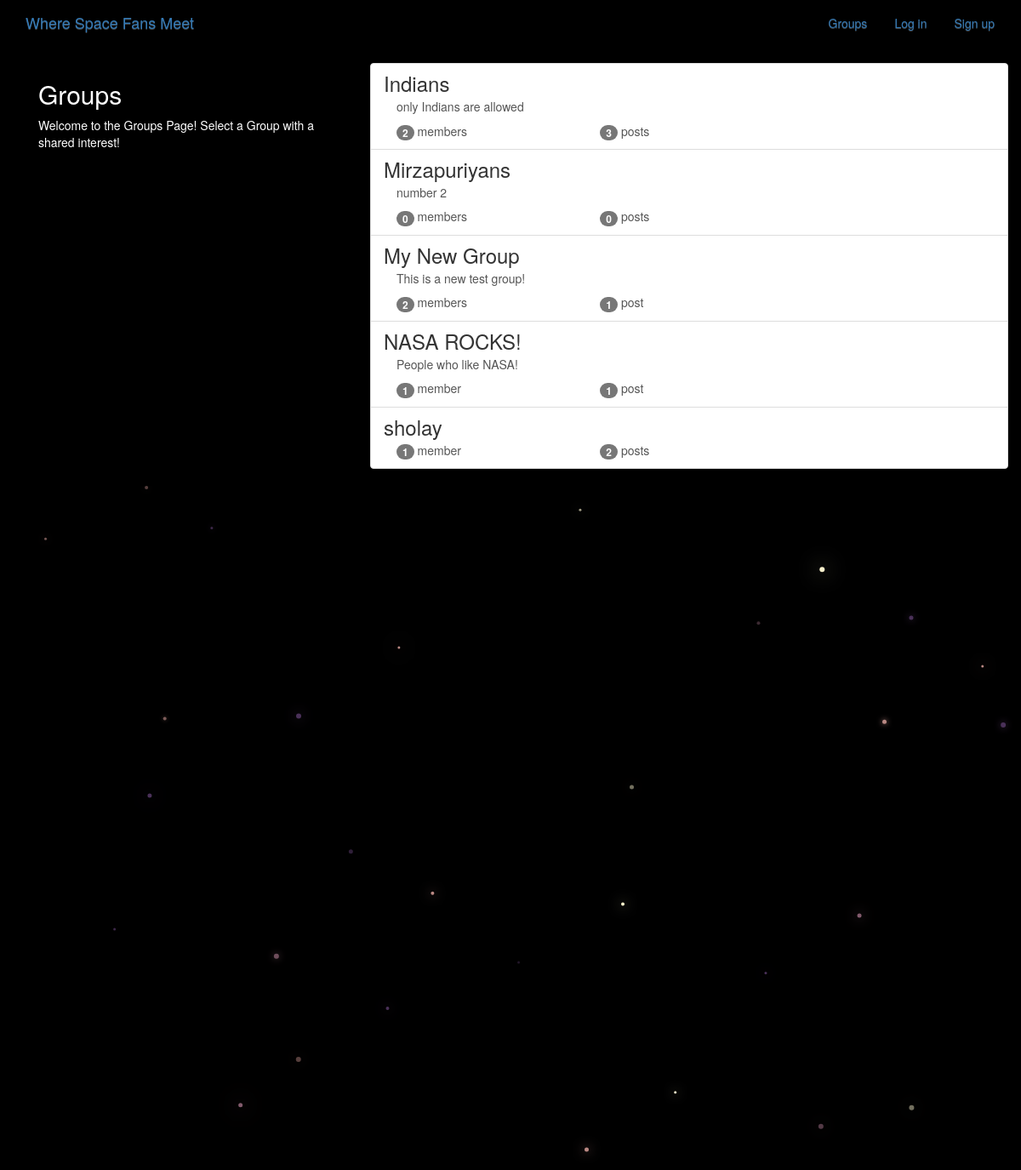
The app's page /groups/ with its own data.
### groups/models.py (models this page shows, shortened)
class Group(models.Model):
    name = models.CharField(max_length=255, unique=True)
    slug = models.SlugField(allow_unicode=True, unique=True)
    description = models.TextField(blank=True, default='')
    description_html = models.TextField(editable=False, default='', blank=True)
    members = models.ManyToManyField(User,through="GroupMember")
    class Meta:
        ordering = ["name"]

### groups/views.py (the view)
class ListGroups(generic.ListView):
    model = Group

### groups/templates/groups/group_list.html (shortened to what this page needs)
{% extends "groups/group_base.html" %}
{% block pregroup %}
<div class="col-md-4">
	<div class="content">
			<h2>Groups</h2>
			<p>Welcome to the Groups Page! Select a Group with a shared interest!</p>
	</div>
</div>
{% endblock %}
{% block group_content %}
<div class="col-md-8">
	<div class="list-group">
		{% for group in object_list %}
		  <a class="list-group-item" href="{% url 'groups:single' slug=group.slug %}">
			     <h3 class="title list-group-item-heading">{{ group.name }}</h3>
			<div class="list-group-item-text container-fluid">
				{{ group.description_html|safe }}
				<div class="row">
					<div class="col-md-4">
						<span class="badge">{{ group.members.count }}</span> member{{ group.members.count|pluralize }}
					</div>
					<div class="col-md-4">
						<span class="badge">{{ group.posts.count }}</span> post{{ group.posts.count|pluralize }}
					</div>
				</div>
			</div>
		</a>
		{% endfor %}
	</div>
</div>
{% endblock %}

### groups/templates/groups/group_base.html (shortened to what this page needs)
{% extends "base.html" %}
{% block content %}
<div class="container">
  <div class="row">
    {% block pregroup %}{% endblock %}
    {% block group_content %}{% endblock %}
  </div>
</div>
{% endblock %}

### templates/base.html (shortened to what this page needs)
<!DOCTYPE html>
{% load static %}
<html>
  <head>
    <link rel="stylesheet" href="https://maxcdn.bootstrapcdn.com/bootstrap/3.3.7/css/bootstrap.min.css">
    <link rel="stylesheet" href="https://maxcdn.bootstrapcdn.com/bootstrap/3.3.7/css/bootstrap-theme.min.css">
    <link rel="stylesheet" href="{% static 'simplesocial/css/master.css'%}">
  </head>
  <body>
    <nav class="navbar  mynav" role="navigation" id="navbar">
    			<div class="container">
            <a class="navbar-brand mynav" href="{% url 'home' %}">Where Space Fans Meet</a>
    					<ul class="nav navbar-nav navbar-right">
    						{% if user.is_authenticated %}
                      <li><a href="{% url 'posts:create' %}" class="btn btn-simple">Post</a></li>
                      <li><a href="{% url 'groups:all' %}" class="btn btn-simple">Groups</a></li>
                      <li><a href="{% url 'groups:create' %}" class="btn btn-simple">Create Group</a></li>
                      <li><a href="{% url 'accounts:logout' %}" class="btn btn-simple">Log out</a></li>
    						{% else %}
    						      <li><a href="{% url 'groups:all' %}"class="btn btn-simple">Groups</a></li>
    						      <li><a href="{% url 'accounts:login' %}" class="btn btn-simple">Log in</a></li>
    						      <li><a href="{% url 'accounts:signup' %}" class="btn btn-simple">Sign up</a></li>
    						{% endif %}
    					</ul>
    			</div>
    		</nav>
        <div class="container mycontent">
          {% block content %}
          {% endblock %}
        </div>
<canvas id="canvas"></canvas>
  </body>
</html>

### static/simplesocial/css/master.css (style rules this page uses)
body { margin: 0; overflow: hidden; background-color: black; color:white; }

### records on screen
Group: name "Indians", description_html "only Indians are allowed", members.count "2", posts.count "3"
Group: name "Mirzapuriyans", description_html "number 2", members.count "0", posts.count "0"
Group: name "My New Group", description_html "This is a new test group!", members.count "2", posts.count "1"
Group: name "NASA ROCKS!", description_html "People who like NASA!", members.count "1", posts.count "1"
Group: name "sholay", members.count "1", posts.count "2"
